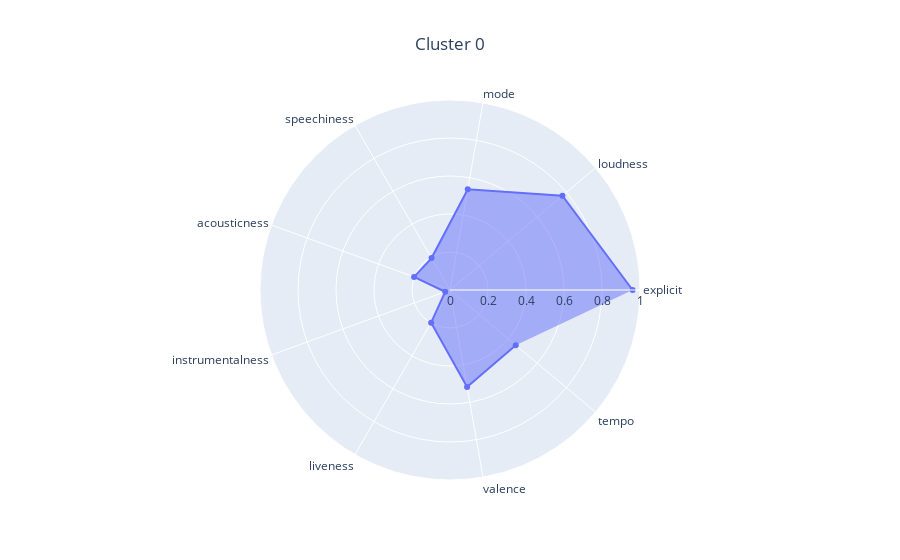
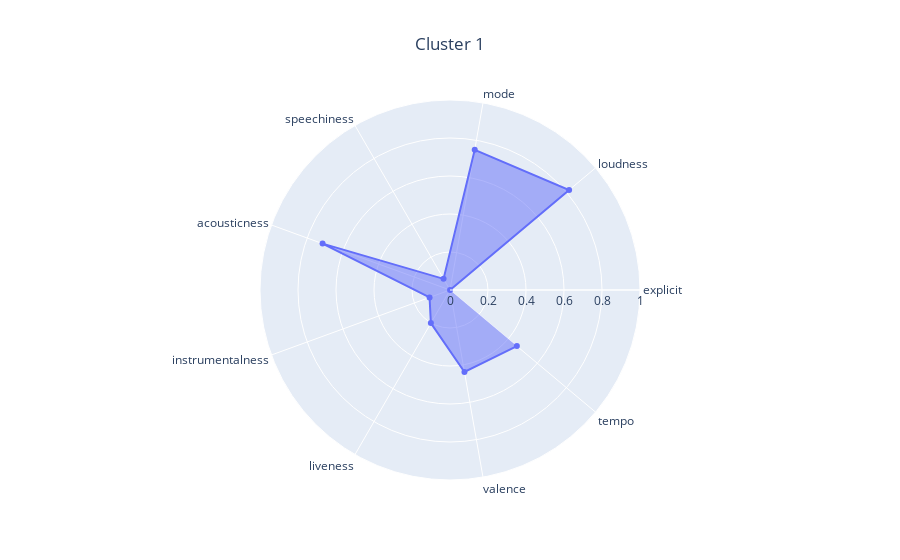
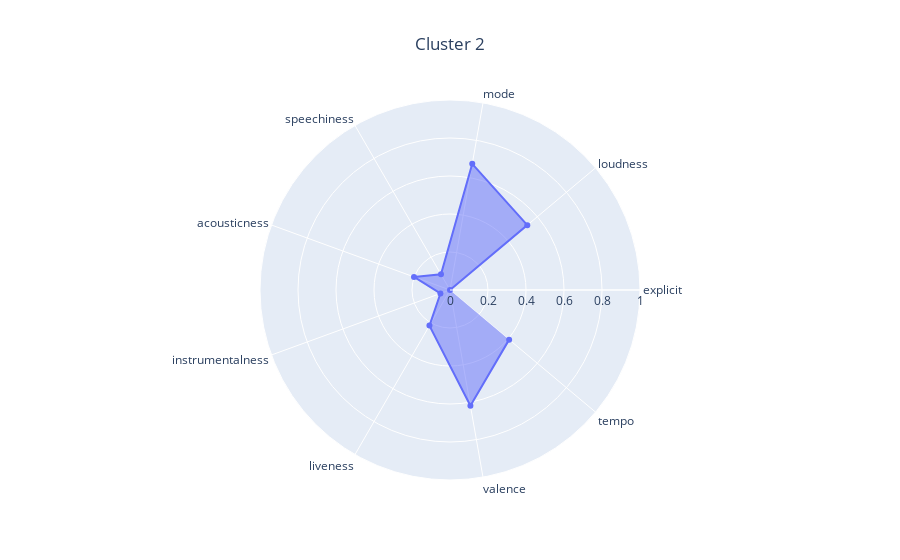

The code cell stored with these charts, in order, in its notebook:
### Markdown cell above
Wygląda na to, że najpopularniejsze są pop i rock, a najbardziej "typowe" piosenki też należą do takiej grupy. Ogół piosenek ma dość dużą głośność, dużą dynamikę (wysokie time signature - "how many beats are in each bar") i są pozytywne (valence - "tracks with high valence sound more positive"). Zasadniczo jest to zgodne z intuicją. Ciekawe jednak, co będzie, jak wybierzemy więcej klastrów.

**Zadanie 3 (1.5 punktu)**

1. Wytrenuj k-means dla 3 klastrów.
2. Zwizualizuj wyniki za pomocą PCA i UMAP. Jako kolor punktów (np. parametr `c` w `plt.scatter()`) przekaż numery klastrów dla punktów.
3. Dokonaj opisu i analizy wynikowych klastrów, na przykład:
   - czy reprezentują jakieś konkretne grupy muzyczne?
   - na ile "konkretne", sensowne są klastry?
   - czy jest widoczna separacja klastrów, czy różnią się od siebie?
4. Dokonaj tuningu liczby klastrów:
   - sprawdź wartości z zakresu [5, 20] - w końcu wiemy, że gatunków jest sporo, i klastrów powinno też być więcej
   - dla każdej wartości sprawdź wartość metryki [Calinski-Harabasz index](https://scikit-learn.org/stable/modules/generated/sklearn.metrics.calinski_harabasz_score.html)
   - przedstaw wykres liniowy (line plot) wartości metryki
   - wybierz model o najwyższej wartości metryki
   - zwizualizuj wyniki z pomocą PCA i UMAP
   - dokonaj interpretacji jego klastrów
   - skomentuj:
     - czy klastry są faktycznie lepiej interpretowalne po tuningu?
     - czy wysokość CH-index faktycznie odpowiada jakości klasteryzacji?

### Code cell
clustering_kmeans3 = KMeans(n_clusters=3, n_init="auto", random_state=0)
clustering_kmeans3.fit(X)

kmeans_analyzer.analyze_clustering(X, clustering_kmeans3)

### Figure 1 — Plotly figure (JSON) as saved in the notebook; plotly's stock layout.template omitted (floating-point values rounded to 4 significant figures)
{"data": [{"fill": "toself", "r": [0.961, 0.7724, 0.5386, 0.1941, 0.2012, 0.02675, 0.1986, 0.518, 0.4517], "theta": ["explicit", "loudness", "mode", "speechiness", "acousticness", "instrumentalness", "liveness", "valence", "tempo"], "type": "scatterpolar"}], "layout": {"polar": {"radialaxis": {"range": [0, 1]}}, "title": {"text": "Cluster 0", "x": 0.5}}}

### Figure 2 — Plotly figure (JSON) as saved in the notebook; plotly's stock layout.template omitted (floating-point values rounded to 4 significant figures)
{"data": [{"fill": "toself", "r": [0.0003674, 0.8184, 0.7493, 0.06771, 0.7138, 0.1145, 0.2012, 0.4381, 0.4594], "theta": ["explicit", "loudness", "mode", "speechiness", "acousticness", "instrumentalness", "liveness", "valence", "tempo"], "type": "scatterpolar"}], "layout": {"polar": {"radialaxis": {"range": [0, 1]}}, "title": {"text": "Cluster 1", "x": 0.5}}}

### Figure 3 — Plotly figure (JSON) as saved in the notebook; plotly's stock layout.template omitted (floating-point values rounded to 4 significant figures)
{"data": [{"fill": "toself", "r": [0.0, 0.531, 0.6744, 0.09499, 0.2016, 0.05371, 0.2163, 0.6186, 0.4063], "theta": ["explicit", "loudness", "mode", "speechiness", "acousticness", "instrumentalness", "liveness", "valence", "tempo"], "type": "scatterpolar"}], "layout": {"polar": {"radialaxis": {"range": [0, 1]}}, "title": {"text": "Cluster 2", "x": 0.5}}}
